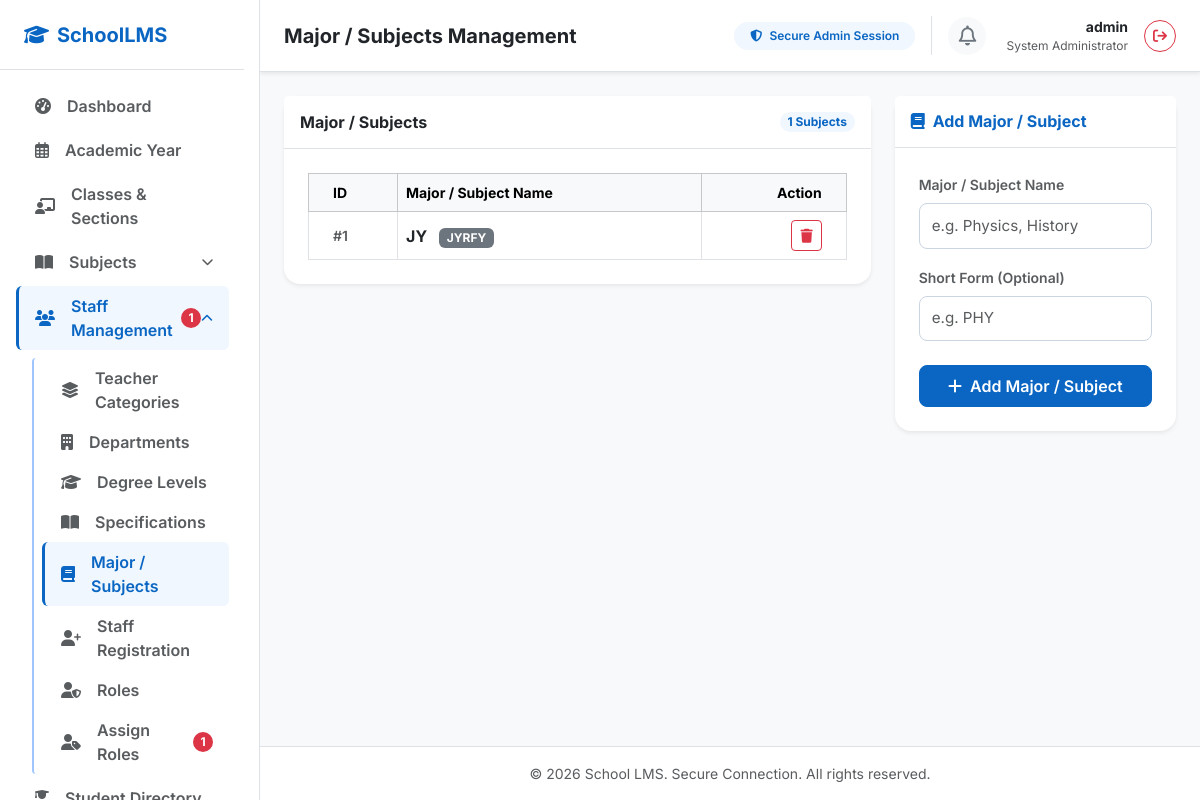
Page /admin/major_subjects (signed in) on the committed database.
### app.py (models this page shows, shortened)
class MajorSubject(db.Model):
    __tablename__ = 'major_subjects'
    id = db.Column(db.Integer, primary_key=True)
    name = db.Column(db.String(100), unique=True, nullable=False)
    short_form = db.Column(db.String(20), nullable=True)

### app.py (the view)
@app.route('/admin/major_subjects')
def major_subjects():
    if not session.get('admin_logged_in'):
        flash("Access denied. Please log in first.", "warning")
        return redirect(url_for('login'))
    major_subjects = MajorSubject.query.order_by(MajorSubject.name).all()
    return render_template('admin/major_subjects.html', major_subjects=major_subjects, admin_username=session.get('admin_username'))

### templates/admin/major_subjects.html (shortened to what this page needs)
{% extends "admin/base.html" %}
{% block header_title %}Major / Subjects Management{% endblock %}
{% block extra_css %}
<link rel="stylesheet" href="https://cdn.datatables.net/1.13.6/css/dataTables.bootstrap5.min.css">
{% endblock %}
{% block content %}
<div class="row g-4">
    <div class="col-lg-8">
        <div class="card border-0 shadow-sm rounded-4 bg-white">
            <div class="card-header bg-white border-bottom py-3 d-flex justify-content-between align-items-center">
                <h6 class="fw-bold text-dark mb-0">Major / Subjects</h6>
                <span class="badge bg-blue-light text-blue-primary rounded-pill">{{ major_subjects|length }} Subjects</span>
            </div>
            <div class="card-body p-4">
                <div class="table-responsive">
                    <table id="majorSubjectsTable" class="table table-bordered table-hover align-middle mb-0 w-100">
                        <thead class="table-light text-muted fw-semibold small">
                            <tr>
                                <th class="ps-4">ID</th>
                                <th>Major / Subject Name</th>
                                <th class="text-end pe-4">Action</th>
                            </tr>
                        </thead>
                        <tbody>
                            {% for ms in major_subjects %}
                                <tr>
                                    <td class="ps-4 text-muted small fw-semibold">#{{ ms.id }}</td>
                                    <td class="fw-bold text-dark">
                                        {{ ms.name }}
                                        {% if ms.short_form %}
                                            <span class="badge bg-secondary ms-2">{{ ms.short_form }}</span>
                                        {% endif %}
                                    </td>
                                    <td class="text-end pe-4">
                                        <form method="POST" action="{{ url_for('delete_major_subject', id=ms.id) }}" class="d-inline" onsubmit="return confirm('Are you sure you want to delete this major/subject?');">
                                            <button type="submit" class="btn btn-sm btn-outline-danger"><i class="fa-solid fa-trash"></i></button>
                                        </form>
                                    </td>
                                </tr>
                            {% endfor %}
                        </tbody>
                    </table>
                </div>
            </div>
        </div>
    </div>
    <div class="col-lg-4">
        <div class="card border-0 shadow-sm rounded-4 bg-white">
            <div class="card-header bg-white border-bottom py-3">
                <h6 class="fw-bold text-blue-primary mb-0">
                    <i class="fa-solid fa-book me-2"></i>Add Major / Subject
                </h6>
            </div>
            <div class="card-body p-4">
                <form method="POST" action="{{ url_for('add_major_subject') }}" class="needs-validation" novalidate>
                    <div class="mb-3">
                        <label for="major_subject_name" class="form-label fw-semibold text-muted small">Major / Subject Name</label>
                        <input type="text" class="form-control" id="major_subject_name" name="name" placeholder="e.g. Physics, History" oninput="this.value = this.value.toUpperCase()" required>
                    </div>
                    <div class="mb-4">
                        <label for="short_form" class="form-label fw-semibold text-muted small">Short Form (Optional)</label>
                        <input type="text" class="form-control" id="short_form" name="short_form" placeholder="e.g. PHY" oninput="this.value = this.value.toUpperCase()">
                    </div>
                    <button type="submit" class="btn btn-blue-primary w-100 py-2 fw-semibold">
                        <i class="fa-solid fa-plus me-1"></i> Add Major / Subject
                    </button>
                </form>
            </div>
        </div>
    </div>
</div>
{% endblock %}

### static/css/style.css (style rules this page uses)
:root { --blue-primary: #0a66c2; --blue-hover: #004182; --blue-dark: #002244; --blue-light: #f0f7fe; --blue-accent: #3b82f6; --bg-light: #f8fafc; --text-dark: #1e293b; --text-muted: #64748b; --success-light: #d1fae5; --success-text: #065f46; --warning-light: #fef3c7; --warning-text: #92400e; --info-light: #e0f2fe; --info-text: #0369a1; }
body { font-family: 'Inter', sans-serif; color: var(--text-dark); background-color: var(--bg-light) !important; }
.text-blue-primary { color: var(--blue-primary) !important; }
.bg-blue-light { background-color: var(--blue-light) !important; }
.btn-blue-primary { background-color: var(--blue-primary); border-color: var(--blue-primary); color: #ffffff; transition: all 0.2s ease-in-out; border-radius: 8px; }
.form-control { font-size: 0.95rem; padding: 0.65rem 0.75rem; border: 1px solid #cbd5e1; border-radius: 8px; transition: all 0.15s ease-in-out; }

### rows in the picture
MajorSubject: id "1", name "JY", short_form "JYRFY"

### other values in the picture
{{ unassigned_staff_count }} "1"
{{ admin_username or 'Admin' }} "admin"
{{ major_subjects|length }} "1"
